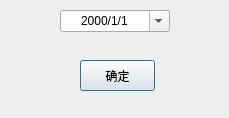
<?xml version="1.0" encoding="UTF-8"?>
<ui version="4.0">
 <class>DateTime</class>
 <widget class="QDialog" name="DateTime">
  <property name="geometry">
   <rect>
    <x>0</x>
    <y>0</y>
    <width>229</width>
    <height>118</height>
   </rect>
  </property>
  <property name="windowTitle">
   <string>Dialog</string>
  </property>
  <widget class="QDateEdit" name="dateEdit">
   <property name="geometry">
    <rect>
     <x>60</x>
     <y>10</y>
     <width>110</width>
     <height>22</height>
    </rect>
   </property>
   <property name="alignment">
    <set>Qt::AlignCenter</set>
   </property>
   <property name="readOnly">
    <bool>false</bool>
   </property>
   <property name="displayFormat">
    <string>yyyy/M/d</string>
   </property>
   <property name="calendarPopup">
    <bool>true</bool>
   </property>
  </widget>
  <widget class="QPushButton" name="pushButton">
   <property name="geometry">
    <rect>
     <x>80</x>
     <y>60</y>
     <width>75</width>
     <height>31</height>
    </rect>
   </property>
   <property name="text">
    <string>确定</string>
   </property>
  </widget>
 </widget>
 <resources/>
 <connections/>
</ui>
